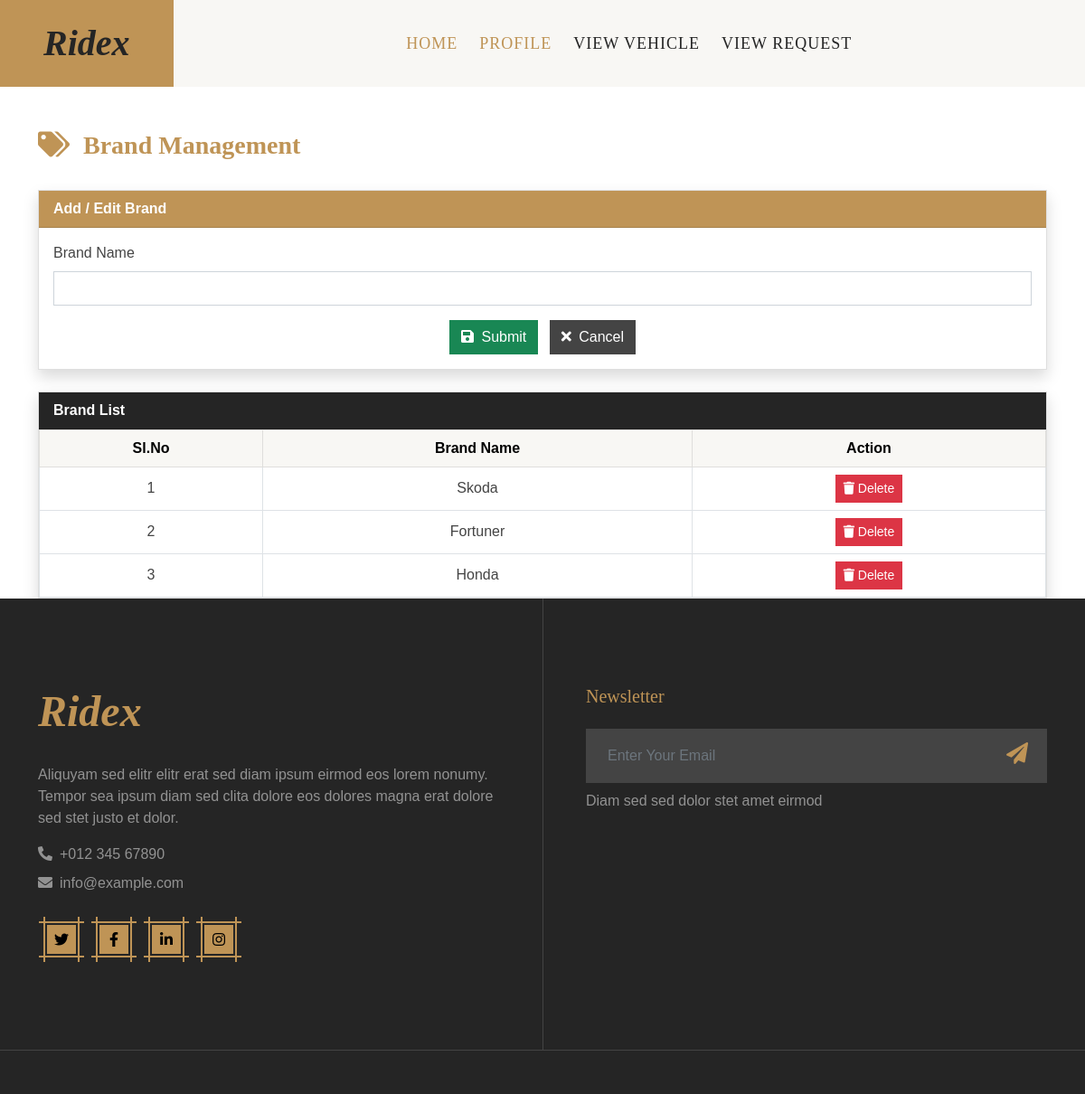
Page /Driver/Brand/ (signed in) on the earlier database version.
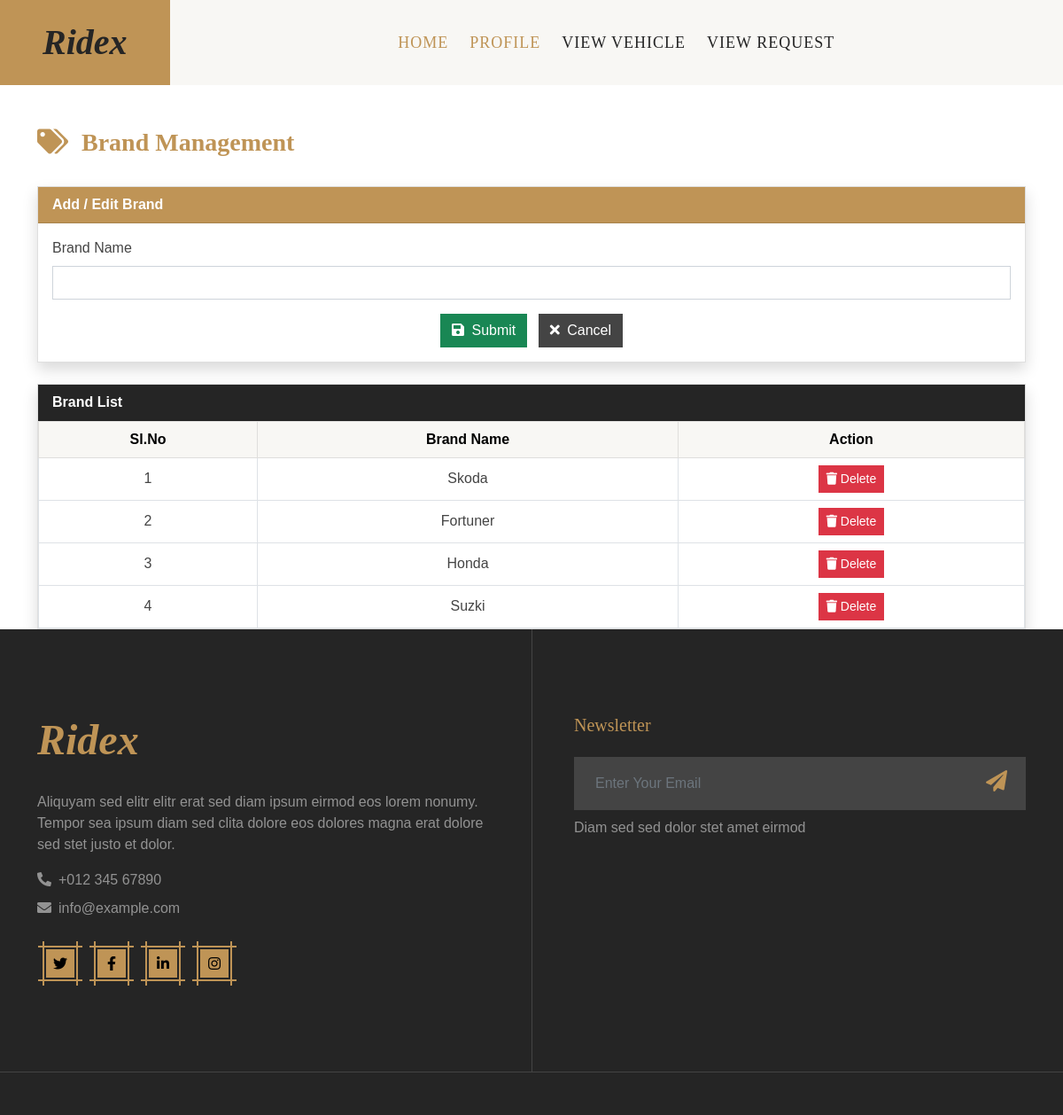
Same page on the later database version.
### Admin/models.py (models this page shows)
class tbl_brand(models.Model):
    brand_name=models.CharField(max_length=50)

### Driver/views.py (the view)
# urls.py: path('Brand/',views.Brand ,name="Brand"),
def Brand(request):
    if "drid" not in request.session:
        return redirect("Guest:Login")
    else:
        admindata=tbl_adminregistration.objects.get(id=request.session['aid'])
        branddata=tbl_brand.objects.all()
        if request.method=="POST":
            brand=request.POST.get("txt_brand")
            brandcount=tbl_brand.objects.filter(brand_name=brand).count()
            if brandcount >0:
                return render(request,"Driver/Brand.html",{'msg':"Brand Aready Exist"})
            else:
                tbl_brand.objects.create(brand_name=brand)
            return render(request,"Driver/Brand.html",{'msg':"Data Inserted"})
        else:
            return render(request,"Driver/Brand.html",{'Data':admindata,'branddata':branddata})

### Driver/Templates/Driver/Brand.html (shortened to what this page needs)
{% extends 'Driver/Head.html' %}
{% block content %}
<br>
<div class="container mt-4">
    <div class="row mb-4">
        <div class="col">
            <h3 class="fw-bold text-primary">
                <i class="fa fa-tags me-2"></i> Brand Management
            </h3>
        </div>
    </div>
    <div class="card shadow mb-4">
        <div class="card-header bg-primary text-white fw-bold">
            Add / Edit Brand
        </div>
        <div class="card-body">
            <form action="" method="post">
                <div class="mb-3">
                    <label class="form-label fw-semibold">Brand Name</label>
                    <input type="text"
                           name="txt_brand"
                           value="{{ editdata.brand_name }}"
                           class="form-control"
                           required
                           pattern="^[A-Z]+[a-zA-Z ]*$"
                           title="First letter must be capital, alphabets only">
                </div>
                <div class="text-center">
                    <button type="submit" class="btn btn-success me-2">
                        <i class="fa fa-save me-1"></i> Submit
                    </button>
                    <a href="{% url 'Driver:Brand' %}" class="btn btn-secondary">
                        <i class="fa fa-times me-1"></i> Cancel
                    </a>
                </div>
            </form>
        </div>
    </div>
    <div class="card shadow">
        <div class="card-header bg-dark text-white fw-bold">
            Brand List
        </div>
        <div class="card-body p-0">
            <table class="table table-bordered table-hover text-center align-middle mb-0">
                <thead class="table-light">
                    <tr>
                        <th>Sl.No</th>
                        <th>Brand Name</th>
                        <th>Action</th>
                    </tr>
                </thead>
                <tbody>
                    {% for i in branddata %}
                    <tr>
                        <td>{{ forloop.counter }}</td>
                        <td class="fw-semibold">{{ i.brand_name }}</td>
                        <td>
                            <a href="{% url 'Driver:deleBrand' i.id %}"
                               class="btn btn-sm btn-danger"
                               onclick="return confirm('Are you sure you want to delete?')">
                                <i class="fa fa-trash"></i> Delete
                            </a>
                        </td>
                    </tr>
                    {% empty %}
                    <tr>
                        <td colspan="3" class="text-muted">
                            No brands found
                        </td>
                    </tr>
                    {% endfor %}
                </tbody>
            </table>
        </div>
    </div>
</div>
{% endblock content %}

Differences in the rows shown:
added tbl_brand: brand_name "Suzki"
